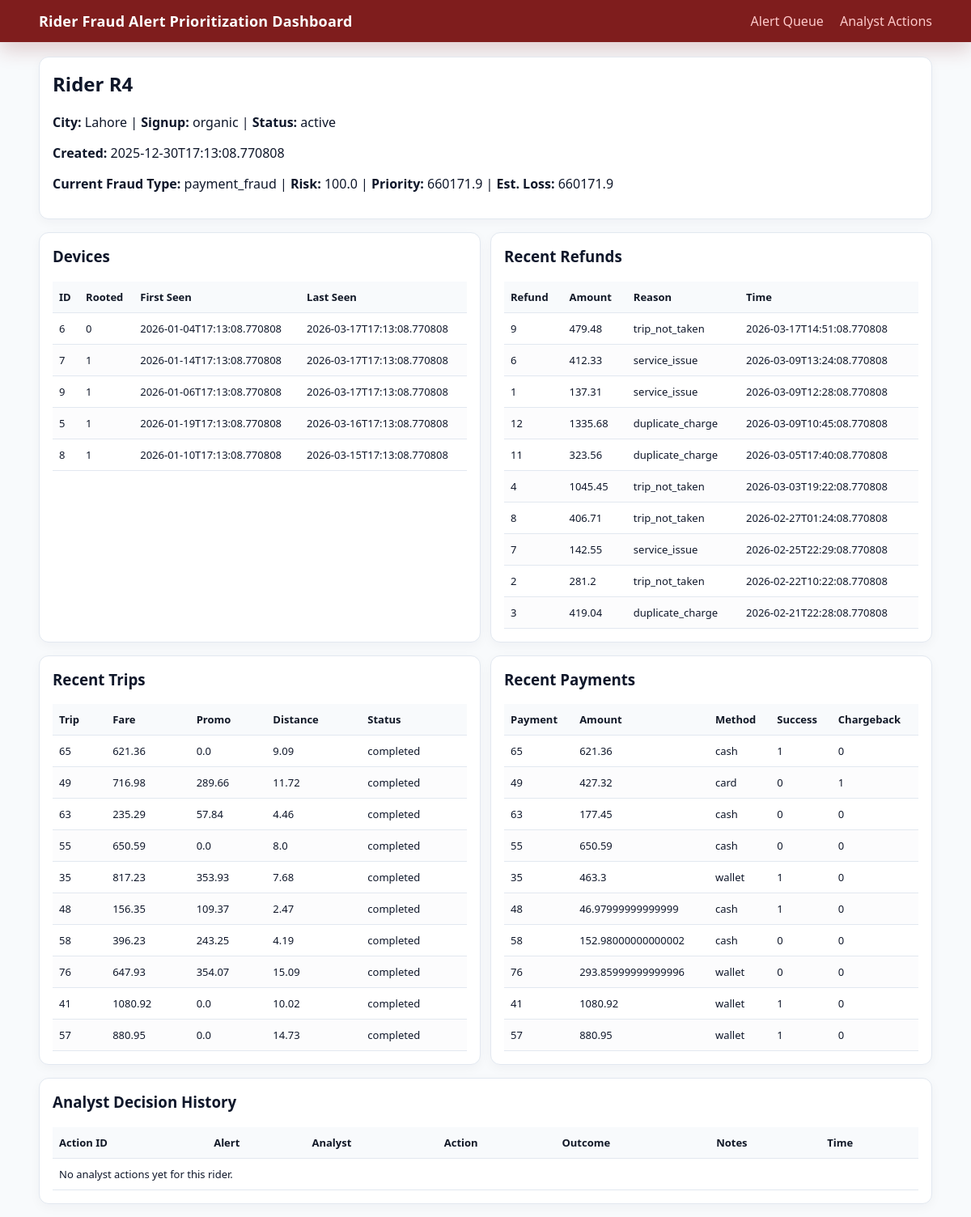
Screenshot of /rider/4 with the database file from the repository.
### tables this page shows
CREATE TABLE riders (
    rider_id INTEGER PRIMARY KEY,
    created_at TEXT NOT NULL,
    city TEXT NOT NULL,
    signup_channel TEXT NOT NULL,
    status TEXT NOT NULL
);

CREATE TABLE alerts (
    alert_id INTEGER PRIMARY KEY AUTOINCREMENT,
    rider_id INTEGER NOT NULL,
    fraud_type TEXT NOT NULL,
    risk_score REAL NOT NULL,
    estimated_loss REAL NOT NULL,
    priority_score REAL NOT NULL,
    created_ts TEXT NOT NULL,
    status TEXT NOT NULL,
    FOREIGN KEY (rider_id) REFERENCES riders(rider_id)
);

CREATE TABLE devices (
    device_id INTEGER PRIMARY KEY AUTOINCREMENT,
    rider_id INTEGER NOT NULL,
    first_seen_ts TEXT NOT NULL,
    last_seen_ts TEXT NOT NULL,
    rooted_flag INTEGER NOT NULL DEFAULT 0,
    FOREIGN KEY (rider_id) REFERENCES riders(rider_id)
);

CREATE TABLE refunds (
    refund_id INTEGER PRIMARY KEY,
    rider_id INTEGER NOT NULL,
    trip_id INTEGER NOT NULL,
    amount REAL NOT NULL,
    reason TEXT NOT NULL,
    ts TEXT NOT NULL,
    FOREIGN KEY (rider_id) REFERENCES riders(rider_id),
    FOREIGN KEY (trip_id) REFERENCES trips(trip_id)
);

CREATE TABLE trips (
    trip_id INTEGER PRIMARY KEY,
    rider_id INTEGER NOT NULL,
    driver_id INTEGER NOT NULL,
    fare REAL NOT NULL,
    promo_amount REAL NOT NULL DEFAULT 0,
    distance_km REAL NOT NULL,
    start_ts TEXT NOT NULL,
    end_ts TEXT NOT NULL,
    status TEXT NOT NULL,
    FOREIGN KEY (rider_id) REFERENCES riders(rider_id)
);

CREATE TABLE payments (
    payment_id INTEGER PRIMARY KEY,
    rider_id INTEGER NOT NULL,
    trip_id INTEGER NOT NULL,
    amount REAL NOT NULL,
    method TEXT NOT NULL,
    success INTEGER NOT NULL,
    chargeback_flag INTEGER NOT NULL DEFAULT 0,
    ts TEXT NOT NULL,
    FOREIGN KEY (rider_id) REFERENCES riders(rider_id),
    FOREIGN KEY (trip_id) REFERENCES trips(trip_id)
);

### app.py (the view)
@app.route("/rider/<int:rider_id>")
def rider_detail(rider_id):
    conn = get_connection()
    rider = conn.execute("SELECT * FROM riders WHERE rider_id = ?", (rider_id,)).fetchone()
    if rider is None:
        conn.close()
        return redirect(url_for("queue"))
    risk_snapshot = conn.execute(
        """
        SELECT fraud_type, risk_score, estimated_loss, priority_score, status, created_ts
        FROM alerts
        WHERE rider_id = ?
        ORDER BY created_ts DESC
        LIMIT 1
        """,
        (rider_id,),
    ).fetchone()
    trips = conn.execute(
        """
        SELECT trip_id, fare, promo_amount, distance_km, start_ts, status
        FROM trips
        WHERE rider_id = ?
        ORDER BY start_ts DESC
        LIMIT 10
        """,
        (rider_id,),
    ).fetchall()
    payments = conn.execute(
        """
        SELECT payment_id, amount, method, success, chargeback_flag, ts
        FROM payments
        WHERE rider_id = ?
        ORDER BY ts DESC
        LIMIT 10
        """,
        (rider_id,),
    ).fetchall()
    refunds = conn.execute(
        """
        SELECT refund_id, amount, reason, ts
        FROM refunds
        WHERE rider_id = ?
        ORDER BY ts DESC
        LIMIT 10
        """,
        (rider_id,),
    ).fetchall()
    devices = conn.execute(
        """
        SELECT device_id, rooted_flag, first_seen_ts, last_seen_ts
        FROM devices
        WHERE rider_id = ?
        ORDER BY last_seen_ts DESC
        """,
        (rider_id,),
    ).fetchall()
    actions = conn.execute(
        """
        SELECT aa.action_id, aa.alert_id, aa.analyst_id, aa.action, aa.outcome_label, aa.notes, aa.action_ts
        FROM analyst_actions aa
        LEFT JOIN alerts a ON a.alert_id = aa.alert_id
        WHERE a.rider_id = ?
        ORDER BY aa.action_ts DESC
        LIMIT 20
        """,
        (rider_id,),
    ).fetchall()
    conn.close()
    return render_template(
        "rider_detail.html",
        rider=rider,
        risk_snapshot=risk_snapshot,
        trips=trips,
        payments=payments,
        refunds=refunds,
        devices=devices,
        actions=actions,
    )

### app.py (called while the page is built)
def get_connection():
    conn = sqlite3.connect(DB_PATH)
    conn.row_factory = sqlite3.Row
    return conn

### templates/rider_detail.html
{% extends "base.html" %}
{% block content %}
<section class="card">
    <h2>Rider R{{ rider.rider_id }}</h2>
    <p><strong>City:</strong> {{ rider.city }} | <strong>Signup:</strong> {{ rider.signup_channel }} | <strong>Status:</strong> {{ rider.status }}</p>
    <p><strong>Created:</strong> {{ rider.created_at }}</p>
    {% if risk_snapshot %}
    <p>
        <strong>Current Fraud Type:</strong> {{ risk_snapshot.fraud_type }} |
        <strong>Risk:</strong> {{ risk_snapshot.risk_score }} |
        <strong>Priority:</strong> {{ risk_snapshot.priority_score }} |
        <strong>Est. Loss:</strong> {{ risk_snapshot.estimated_loss }}
    </p>
    {% else %}
    <p>No current alert snapshot for this rider.</p>
    {% endif %}
</section>
<section class="grid-2">
    <article class="card">
        <h3>Devices</h3>
        <table>
            <thead>
                <tr><th>ID</th><th>Rooted</th><th>First Seen</th><th>Last Seen</th></tr>
            </thead>
            <tbody>
                {% for d in devices %}
                <tr>
                    <td>{{ d.device_id }}</td>
                    <td>{{ d.rooted_flag }}</td>
                    <td>{{ d.first_seen_ts }}</td>
                    <td>{{ d.last_seen_ts }}</td>
                </tr>
                {% else %}
                <tr><td colspan="4">No devices</td></tr>
                {% endfor %}
            </tbody>
        </table>
    </article>
    <article class="card">
        <h3>Recent Refunds</h3>
        <table>
            <thead>
                <tr><th>Refund</th><th>Amount</th><th>Reason</th><th>Time</th></tr>
            </thead>
            <tbody>
                {% for r in refunds %}
                <tr>
                    <td>{{ r.refund_id }}</td>
                    <td>{{ r.amount }}</td>
                    <td>{{ r.reason }}</td>
                    <td>{{ r.ts }}</td>
                </tr>
                {% else %}
                <tr><td colspan="4">No refunds</td></tr>
                {% endfor %}
            </tbody>
        </table>
    </article>
</section>
<section class="grid-2">
    <article class="card">
        <h3>Recent Trips</h3>
        <table>
            <thead>
                <tr><th>Trip</th><th>Fare</th><th>Promo</th><th>Distance</th><th>Status</th></tr>
            </thead>
            <tbody>
                {% for t in trips %}
                <tr>
                    <td>{{ t.trip_id }}</td>
                    <td>{{ t.fare }}</td>
                    <td>{{ t.promo_amount }}</td>
                    <td>{{ t.distance_km }}</td>
                    <td>{{ t.status }}</td>
                </tr>
                {% else %}
                <tr><td colspan="5">No trips</td></tr>
                {% endfor %}
            </tbody>
        </table>
    </article>
    <article class="card">
        <h3>Recent Payments</h3>
        <table>
            <thead>
                <tr><th>Payment</th><th>Amount</th><th>Method</th><th>Success</th><th>Chargeback</th></tr>
            </thead>
            <tbody>
                {% for p in payments %}
                <tr>
                    <td>{{ p.payment_id }}</td>
                    <td>{{ p.amount }}</td>
                    <td>{{ p.method }}</td>
                    <td>{{ p.success }}</td>
                    <td>{{ p.chargeback_flag }}</td>
                </tr>
                {% else %}
                <tr><td colspan="5">No payments</td></tr>
                {% endfor %}
            </tbody>
        </table>
    </article>
</section>
<section class="card">
    <h3>Analyst Decision History</h3>
    <table>
        <thead>
            <tr><th>Action ID</th><th>Alert</th><th>Analyst</th><th>Action</th><th>Outcome</th><th>Notes</th><th>Time</th></tr>
        </thead>
        <tbody>
            {% for a in actions %}
            <tr>
                <td>{{ a.action_id }}</td>
                <td>{{ a.alert_id }}</td>
                <td>{{ a.analyst_id }}</td>
                <td>{{ a.action }}</td>
                <td>{{ a.outcome_label }}</td>
                <td>{{ a.notes }}</td>
                <td>{{ a.action_ts }}</td>
            </tr>
            {% else %}
            <tr><td colspan="7">No analyst actions yet for this rider.</td></tr>
            {% endfor %}
        </tbody>
    </table>
</section>
{% endblock %}

### static/styles.css (style rules this page uses)
* { box-sizing: border-box; }
body { margin: 0; font-family: "Segoe UI", Arial, sans-serif; background: #f8fafc; color: #0f172a; }
.card { background: white; border: 1px solid #e2e8f0; border-radius: 12px; padding: 16px; margin-bottom: 16px; box-shadow: 0 4px 14px rgba(15, 23, 42, 0.04); }
.card h2, .card h3 { margin-top: 0; }
table { width: 100%; border-collapse: collapse; font-size: 13px; }
th, td { border-bottom: 1px solid #e2e8f0; padding: 10px 8px; text-align: left; vertical-align: top; }
th { background: #f8fafc; color: #111827; position: sticky; top: 0; z-index: 1; }
tbody tr:nth-child(even) { background: #fcfcfd; }
.grid-2 { display: grid; gap: 12px; grid-template-columns: 1fr 1fr; }

### rows the page displays
riders: rider_id "4", city "Lahore", signup_channel "organic", status "active", created_at "2025-12-30T17:13:08.770808"
alerts: fraud_type "payment_fraud", risk_score "100.0", priority_score "660171.9", estimated_loss "660171.9"
devices: device_id "6", rooted_flag "0", first_seen_ts "2026-01-04T17:13:08.770808", last_seen_ts "2026-03-17T17:13:08.770808"
devices: device_id "7", rooted_flag "1", first_seen_ts "2026-01-14T17:13:08.770808", last_seen_ts "2026-03-17T17:13:08.770808"
devices: device_id "9", rooted_flag "1", first_seen_ts "2026-01-06T17:13:08.770808", last_seen_ts "2026-03-17T17:13:08.770808"
devices: device_id "5", rooted_flag "1", first_seen_ts "2026-01-19T17:13:08.770808", last_seen_ts "2026-03-16T17:13:08.770808"
devices: device_id "8", rooted_flag "1", first_seen_ts "2026-01-10T17:13:08.770808", last_seen_ts "2026-03-15T17:13:08.770808"
refunds: refund_id "9", amount "479.48", reason "trip_not_taken", ts "2026-03-17T14:51:08.770808"
refunds: refund_id "6", amount "412.33", reason "service_issue", ts "2026-03-09T13:24:08.770808"
refunds: refund_id "1", amount "137.31", reason "service_issue", ts "2026-03-09T12:28:08.770808"
refunds: refund_id "12", amount "1335.68", reason "duplicate_charge", ts "2026-03-09T10:45:08.770808"
refunds: refund_id "11", amount "323.56", reason "duplicate_charge", ts "2026-03-05T17:40:08.770808"
refunds: refund_id "4", amount "1045.45", reason "trip_not_taken", ts "2026-03-03T19:22:08.770808"
refunds: refund_id "8", amount "406.71", reason "trip_not_taken", ts "2026-02-27T01:24:08.770808"
refunds: refund_id "7", amount "142.55", reason "service_issue", ts "2026-02-25T22:29:08.770808"
refunds: refund_id "2", amount "281.2", reason "trip_not_taken", ts "2026-02-22T10:22:08.770808"
refunds: refund_id "3", amount "419.04", reason "duplicate_charge", ts "2026-02-21T22:28:08.770808"
trips: trip_id "65", fare "621.36", promo_amount "0.0", distance_km "9.09", status "completed"
trips: trip_id "49", fare "716.98", promo_amount "289.66", distance_km "11.72", status "completed"
trips: trip_id "63", fare "235.29", promo_amount "57.84", distance_km "4.46", status "completed"
trips: trip_id "55", fare "650.59", promo_amount "0.0", distance_km "8.0", status "completed"
trips: trip_id "35", fare "817.23", promo_amount "353.93", distance_km "7.68", status "completed"
trips: trip_id "48", fare "156.35", promo_amount "109.37", distance_km "2.47", status "completed"
trips: trip_id "58", fare "396.23", promo_amount "243.25", distance_km "4.19", status "completed"
trips: trip_id "76", fare "647.93", promo_amount "354.07", distance_km "15.09", status "completed"
trips: trip_id "41", fare "1080.92", promo_amount "0.0", distance_km "10.02", status "completed"
trips: trip_id "57", fare "880.95", promo_amount "0.0", distance_km "14.73", status "completed"
payments: payment_id "65", amount "621.36", method "cash", success "1", chargeback_flag "0"
payments: payment_id "49", amount "427.32", method "card", success "0", chargeback_flag "1"
payments: payment_id "63", amount "177.45", method "cash", success "0", chargeback_flag "0"
payments: payment_id "55", amount "650.59", method "cash", success "0", chargeback_flag "0"
payments: payment_id "35", amount "463.3", method "wallet", success "1", chargeback_flag "0"
payments: payment_id "48", amount "46.97999999999999", method "cash", success "1", chargeback_flag "0"
payments: payment_id "58", amount "152.98000000000002", method "cash", success "0", chargeback_flag "0"
payments: payment_id "76", amount "293.85999999999996", method "wallet", success "0", chargeback_flag "0"
payments: payment_id "41", amount "1080.92", method "wallet", success "1", chargeback_flag "0"
payments: payment_id "57", amount "880.95", method "wallet", success "1", chargeback_flag "0"
